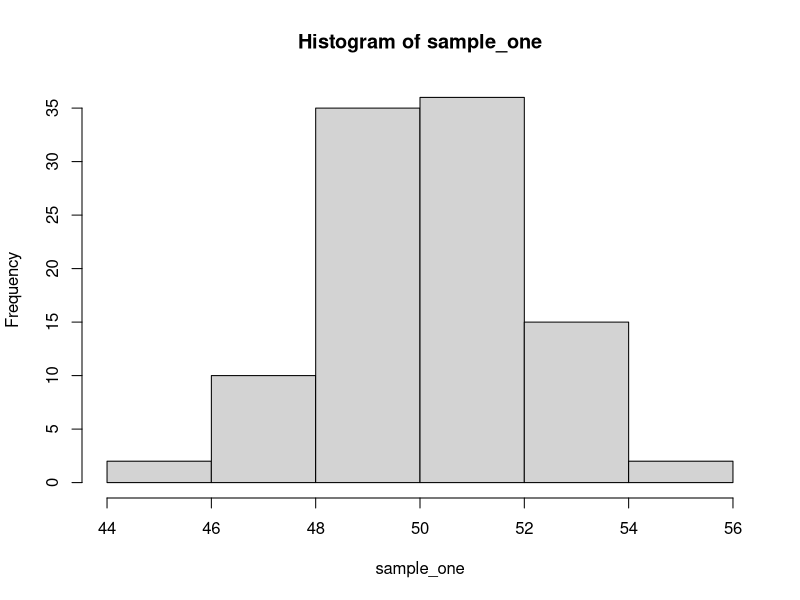
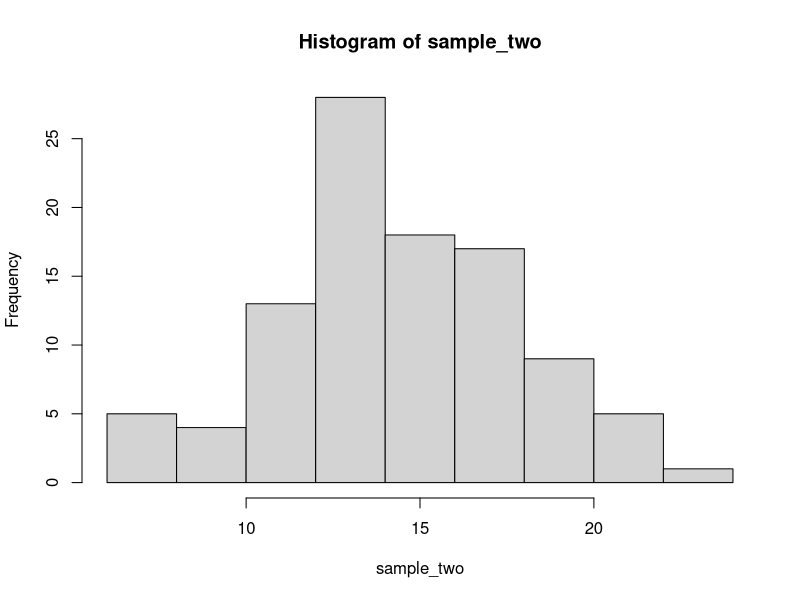

Source code (R) for these figures, in order:
## ---- chunk 1
sample_one <- rnorm(100, mean = 50, sd = 2)
head(sample_one)
hist(sample_one)
## ---- chunk 2
sample_two <- rpois(100, 15)
head(sample_two)
hist(sample_two)
